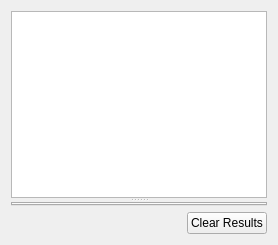
              <widget class="QWidget" name="tab_20">
               <attribute name="title">
                <string>Results</string>
               </attribute>
               <layout class="QVBoxLayout" name="verticalLayout_28">
                <item>
                 <widget class="QSplitter" name="splitter_5">
                  <property name="orientation">
                   <enum>Qt::Vertical</enum>
                  </property>
                  <widget class="QTreeView" name="fuzzerHistoryTreeView">
                   <property name="alternatingRowColors">
                    <bool>true</bool>
                   </property>
                   <attribute name="headerShowSortIndicator" stdset="0">
                    <bool>false</bool>
                   </attribute>
                  </widget>
                  <widget class="QTabWidget" name="stdFuzzResultsTabWidget">
                   <property name="currentIndex">
                    <number>-1</number>
                   </property>
                  </widget>
                 </widget>
                </item>
                <item>
                 <layout class="QHBoxLayout" name="horizontalLayout_32">
                  <item>
                   <spacer name="horizontalSpacer_19">
                    <property name="orientation">
                     <enum>Qt::Horizontal</enum>
                    </property>
                    <property name="sizeHint" stdset="0">
                     <size>
                      <width>40</width>
                      <height>20</height>
                     </size>
                    </property>
                   </spacer>
                  </item>
                  <item>
                   <widget class="QPushButton" name="fuzzerHistoryClearButton">
                    <property name="text">
                     <string>Clear Results</string>
                    </property>
                   </widget>
                  </item>
                 </layout>
                </item>
               </layout>
              </widget>
